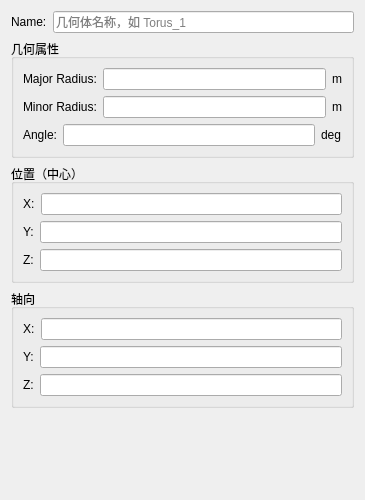
<?xml version="1.0" encoding="UTF-8"?>
<ui version="4.0">
 <class>FCTorusInfoWidget</class>
 <widget class="QWidget" name="FCTorusInfoWidget">
  <property name="geometry">
   <rect>
    <x>0</x>
    <y>0</y>
    <width>365</width>
    <height>500</height>
   </rect>
  </property>
  <layout class="QVBoxLayout" name="verticalLayout_3">
   <item>
    <layout class="QHBoxLayout" name="horizontalLayout_4">
     <item>
      <widget class="QLabel" name="label_name">
       <property name="text">
        <string>Name:</string>
       </property>
      </widget>
     </item>
     <item>
      <widget class="QLineEdit" name="lineEdit_name">
       <property name="placeholderText">
        <string>几何体名称，如 Torus_1</string>
       </property>
      </widget>
     </item>
    </layout>
   </item>
   <item>
    <widget class="QGroupBox" name="groupBox_geom">
     <property name="title">
      <string>几何属性</string>
     </property>
     <layout class="QVBoxLayout" name="verticalLayout_2">
      <item>
       <layout class="QHBoxLayout" name="horizontalLayout_majorRadius">
        <item>
         <widget class="QLabel" name="label_majorRadius">
          <property name="text">
           <string>Major Radius:</string>
          </property>
         </widget>
        </item>
        <item>
         <widget class="QLineEdit" name="lineEdit_majorRadius"/>
        </item>
        <item>
         <widget class="QLabel" name="label_major_unit">
          <property name="text">
           <string>m</string>
          </property>
         </widget>
        </item>
       </layout>
      </item>
      <item>
       <layout class="QHBoxLayout" name="horizontalLayout_minorRadius">
        <item>
         <widget class="QLabel" name="label_minorRadius">
          <property name="text">
           <string>Minor Radius:</string>
          </property>
         </widget>
        </item>
        <item>
         <widget class="QLineEdit" name="lineEdit_minorRadius"/>
        </item>
        <item>
         <widget class="QLabel" name="label_minor_unit">
          <property name="text">
           <string>m</string>
          </property>
         </widget>
        </item>
       </layout>
      </item>
      <item>
       <layout class="QHBoxLayout" name="horizontalLayout_angle">
        <item>
         <widget class="QLabel" name="label_angle">
          <property name="text">
           <string>Angle:</string>
          </property>
         </widget>
        </item>
        <item>
         <widget class="QLineEdit" name="lineEdit_angle"/>
        </item>
        <item>
         <widget class="QLabel" name="label_angle_unit">
          <property name="text">
           <string>deg</string>
          </property>
         </widget>
        </item>
       </layout>
      </item>
     </layout>
    </widget>
   </item>
   <item>
    <widget class="QGroupBox" name="groupBox_location">
     <property name="title">
      <string>位置（中心）</string>
     </property>
     <layout class="QVBoxLayout" name="verticalLayout_loc">
      <item>
       <layout class="QHBoxLayout" name="horizontalLayout_x">
        <item>
         <widget class="QLabel" name="label_x">
          <property name="text">
           <string>X:</string>
          </property>
         </widget>
        </item>
        <item>
         <widget class="QLineEdit" name="lineEdit_locationX"/>
        </item>
       </layout>
      </item>
      <item>
       <layout class="QHBoxLayout" name="horizontalLayout_y">
        <item>
         <widget class="QLabel" name="label_y">
          <property name="text">
           <string>Y:</string>
          </property>
         </widget>
        </item>
        <item>
         <widget class="QLineEdit" name="lineEdit_locationY"/>
        </item>
       </layout>
      </item>
      <item>
       <layout class="QHBoxLayout" name="horizontalLayout_z">
        <item>
         <widget class="QLabel" name="label_z">
          <property name="text">
           <string>Z:</string>
          </property>
         </widget>
        </item>
        <item>
         <widget class="QLineEdit" name="lineEdit_locationZ"/>
        </item>
       </layout>
      </item>
     </layout>
    </widget>
   </item>
   <item>
    <widget class="QGroupBox" name="groupBox_axis">
     <property name="title">
      <string>轴向</string>
     </property>
     <layout class="QVBoxLayout" name="verticalLayout_axis">
      <item>
       <layout class="QHBoxLayout" name="horizontalLayout_ax">
        <item>
         <widget class="QLabel" name="label_ax">
          <property name="text">
           <string>X:</string>
          </property>
         </widget>
        </item>
        <item>
         <widget class="QLineEdit" name="lineEdit_axisX"/>
        </item>
       </layout>
      </item>
      <item>
       <layout class="QHBoxLayout" name="horizontalLayout_ay">
        <item>
         <widget class="QLabel" name="label_ay">
          <property name="text">
           <string>Y:</string>
          </property>
         </widget>
        </item>
        <item>
         <widget class="QLineEdit" name="lineEdit_axisY"/>
        </item>
       </layout>
      </item>
      <item>
       <layout class="QHBoxLayout" name="horizontalLayout_az">
        <item>
         <widget class="QLabel" name="label_az">
          <property name="text">
           <string>Z:</string>
          </property>
         </widget>
        </item>
        <item>
         <widget class="QLineEdit" name="lineEdit_axisZ"/>
        </item>
       </layout>
      </item>
     </layout>
    </widget>
   </item>
   <item>
    <spacer name="verticalSpacer">
     <property name="orientation">
      <enum>Qt::Orientation::Vertical</enum>
     </property>
     <property name="sizeHint" stdset="0">
      <size>
       <width>20</width>
       <height>40</height>
      </size>
     </property>
    </spacer>
   </item>
  </layout>
 </widget>
 <resources/>
 <connections/>
</ui>
